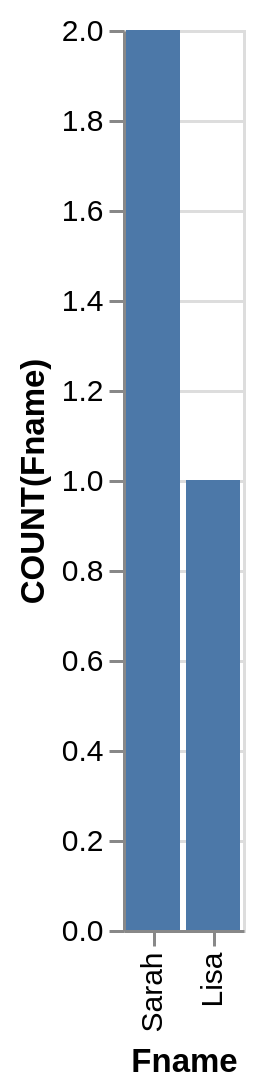

Vega-Lite specification for this chart:
### Vega-Lite specification from a JSON file in a GitHub repository (floating-point values rounded to 4 significant figures)
{"data": {"values": [{"x_data": "Lisa", "y_data": 1}, {"x_data": "Sarah", "y_data": 2}]}, "mark": "bar", "encoding": {"x": {"field": "x_data", "type": "nominal", "title": "Fname", "sort": {"op": "sum", "field": "y_data", "order": "descending"}}, "y": {"field": "y_data", "type": "quantitative", "title": "COUNT(Fname)"}}}
